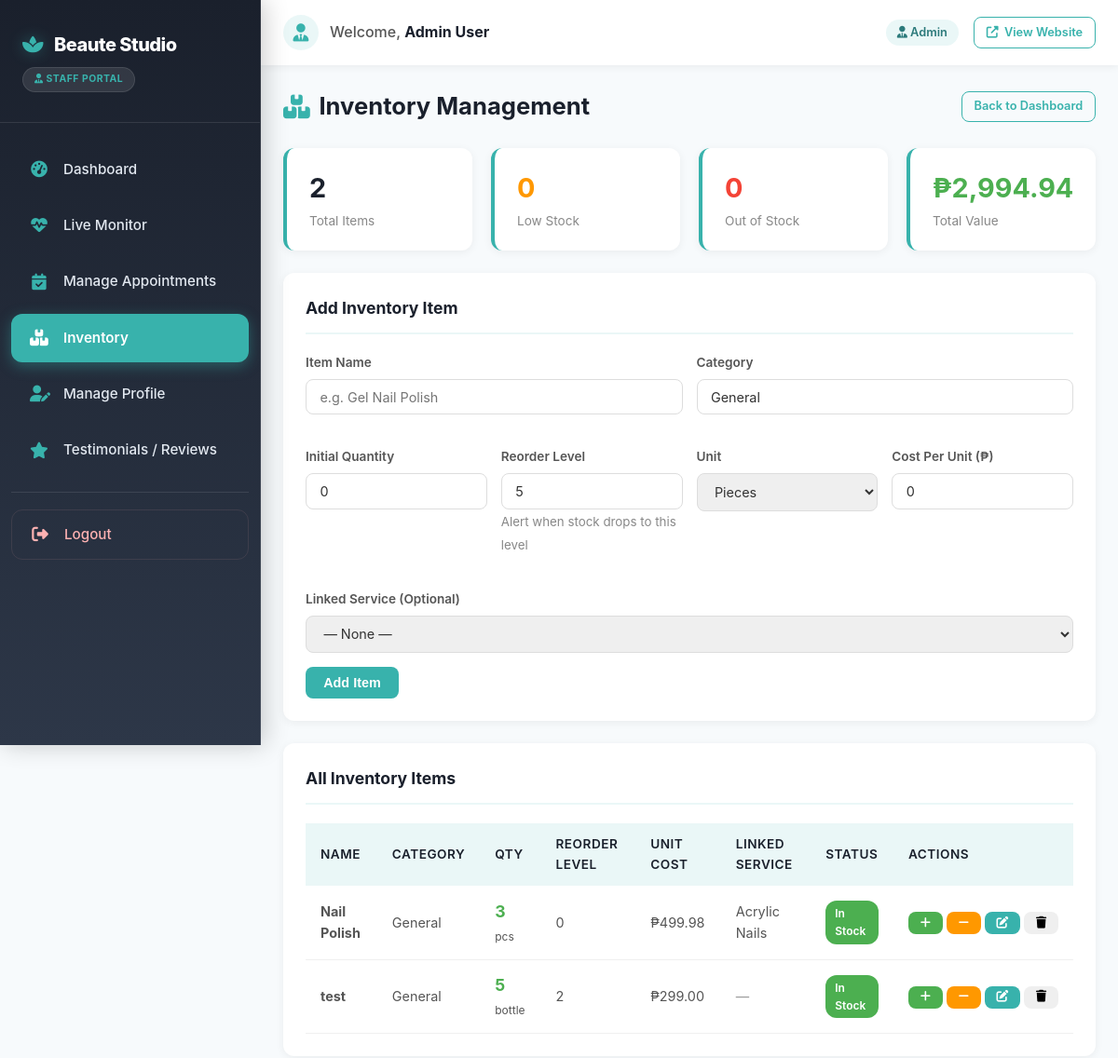
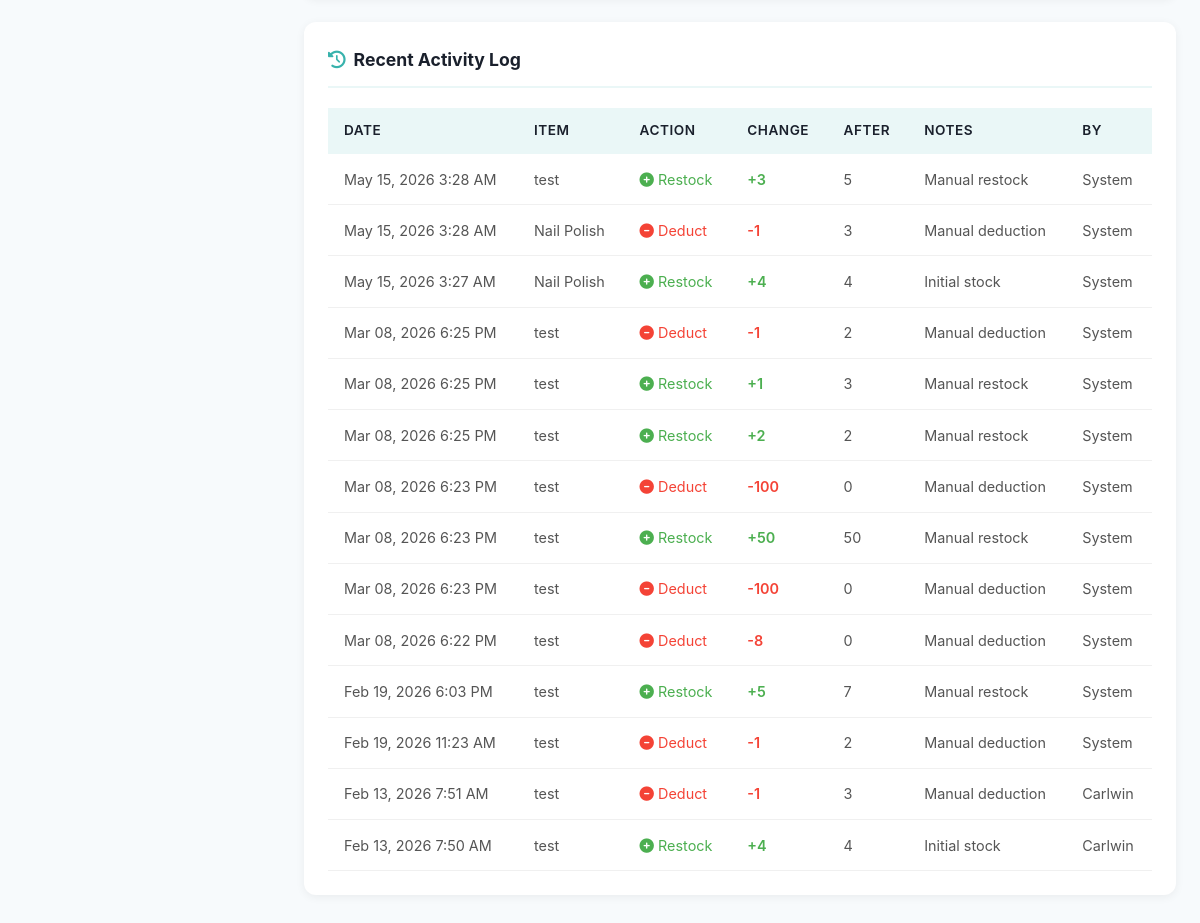
The app's page /staff/inventory.php (signed in) with its own data (2 pictures, top to bottom).
### tables this page shows
CREATE TABLE `inventory` (
  `id` int(11) NOT NULL,
  `name` varchar(255) NOT NULL,
  `category` varchar(100) NOT NULL DEFAULT 'General',
  `quantity` int(11) NOT NULL DEFAULT 0,
  `reorder_level` int(11) NOT NULL DEFAULT 5,
  `unit` varchar(50) NOT NULL DEFAULT 'pcs',
  `cost_per_unit` decimal(10,2) NOT NULL DEFAULT 0.00,
  `linked_service_id` int(11) DEFAULT NULL,
  `status` enum('in_stock','low_stock','out_of_stock') DEFAULT 'in_stock',
  `created_at` timestamp NOT NULL DEFAULT current_timestamp(),
  `updated_at` timestamp NOT NULL DEFAULT current_timestamp() ON UPDATE current_timestamp()
);

CREATE TABLE `services` (
  `id` int(11) NOT NULL,
  `name` varchar(255) NOT NULL,
  `category` enum('nails','eyebrows','lashes','wax','massages','facial','skin_slimming') NOT NULL,
  `description` text DEFAULT NULL,
  `duration` int(11) NOT NULL COMMENT 'Duration in minutes',
  `base_price` decimal(10,2) NOT NULL,
  `image_url` varchar(500) DEFAULT NULL,
  `status` enum('active','inactive') DEFAULT 'active',
  `created_at` timestamp NOT NULL DEFAULT current_timestamp(),
  `updated_at` timestamp NOT NULL DEFAULT current_timestamp() ON UPDATE current_timestamp()
);

CREATE TABLE `inventory_log` (
  `id` int(11) NOT NULL,
  `inventory_id` int(11) NOT NULL,
  `change_type` enum('restock','deduct','adjust') NOT NULL,
  `quantity_change` int(11) NOT NULL,
  `quantity_after` int(11) NOT NULL DEFAULT 0,
  `notes` text DEFAULT NULL,
  `created_by` int(11) DEFAULT NULL,
  `created_at` timestamp NOT NULL DEFAULT current_timestamp()
);

CREATE TABLE `users` (
  `id` int(11) NOT NULL,
  `first_name` varchar(100) NOT NULL,
  `last_name` varchar(100) NOT NULL,
  `email` varchar(255) NOT NULL,
  `phone` varchar(20) NOT NULL,
  `password` varchar(255) NOT NULL,
  `role` enum('client','admin','staff') DEFAULT 'client',
  `status` enum('active','inactive') DEFAULT 'active',
  `reset_token` varchar(255) DEFAULT NULL,
  `reset_expires` datetime DEFAULT NULL,
  `created_at` timestamp NOT NULL DEFAULT current_timestamp(),
  `updated_at` timestamp NOT NULL DEFAULT current_timestamp() ON UPDATE current_timestamp(),
  `last_login` timestamp NULL DEFAULT NULL,
  `last_ip` varchar(45) DEFAULT NULL,
  `profile_picture` varchar(500) DEFAULT NULL,
  `tier` enum('standard','premium','vip') DEFAULT 'standard'
);

### config/functions.php (called while the page is built, shortened)
<?php
function formatPrice($price) {
    return '₱' . number_format($price, 2);
}
function formatDateTime($datetime) {
    return date('M d, Y g:i A', strtotime($datetime));
}

### staff/inventory.php (the view, shortened to what this page needs)
<?php
require_once '../config/functions.php';
$conn = getDBConnection();
$stmt = $conn->query("SELECT i.*, s.name as service_name FROM inventory i LEFT JOIN services s ON i.linked_service_id = s.id ORDER BY i.status = 'out_of_stock' DESC, i.status = 'low_stock' DESC, i.name ASC");
$items = $stmt->fetchAll();
$edit_item = null;
$stmt = $conn->query("SELECT l.*, i.name as item_name, u.first_name as user_name
                       FROM inventory_log l
                       JOIN inventory i ON l.inventory_id = i.id
                       LEFT JOIN users u ON l.created_by = u.id
                       ORDER BY l.created_at DESC
                       LIMIT 20");
$recent_logs = $stmt->fetchAll();
$total_items = count($items);
$low_count = 0;
$out_count = 0;
$total_value = 0;
foreach ($items as $item) {
    $total_value += $item['quantity'] * $item['cost_per_unit'];
}
?>
<?php include '../includes/staff-header.php'; ?>
<div class="staff-page-header">
    <h1><i class="fas fa-boxes"></i> Inventory Management</h1>
    <a href="index.php" class="btn btn-outline btn-sm">Back to Dashboard</a>
</div>
<div class="staff-stats-grid" style="grid-template-columns: repeat(auto-fit, minmax(180px, 1fr));">
    <div class="staff-stat-card">
        <div class="staff-stat-content">
            <h3><?php echo $total_items; ?></h3>
            <p>Total Items</p>
        </div>
    </div>
    <div class="staff-stat-card">
        <div class="staff-stat-content">
            <h3 style="color: #ff9800;"><?php echo $low_count; ?></h3>
            <p>Low Stock</p>
        </div>
    </div>
    <div class="staff-stat-card">
        <div class="staff-stat-content">
            <h3 style="color: #f44336;"><?php echo $out_count; ?></h3>
            <p>Out of Stock</p>
        </div>
    </div>
    <div class="staff-stat-card">
        <div class="staff-stat-content">
            <h3 style="color: #4caf50;"><?php echo formatPrice($total_value); ?></h3>
            <p>Total Value</p>
        </div>
    </div>
</div>
<div class="staff-card">
    <h2><?php echo $edit_item ? 'Edit Item' : 'Add Inventory Item'; ?></h2>
    <form method="POST" class="staff-form">
        <div style="display:grid; grid-template-columns: 1fr 1fr; gap: 15px; margin-bottom: 15px;">
            <div class="form-group">
                <label>Item Name</label>
                <input type="text" name="name" value="<?php echo htmlspecialchars($edit_item['name'] ?? ''); ?>" required placeholder="e.g. Gel Nail Polish" class="form-control">
            </div>
            <div class="form-group">
                <label>Category</label>
                <input type="text" name="category" value="<?php echo htmlspecialchars($edit_item['category'] ?? 'General'); ?>" required placeholder="e.g. Nail Supplies" class="form-control">
            </div>
        </div>
        <div style="display:grid; grid-template-columns: repeat(auto-fit, minmax(120px, 1fr)); gap: 15px; margin-bottom: 15px;">
            <?php if (!$edit_item): ?>
            <div class="form-group">
                <label>Initial Quantity</label>
                <input type="number" name="quantity" value="0" min="0" required class="form-control">
            </div>
            <?php endif; ?>
            <div class="form-group">
                <label>Reorder Level</label>
                <input type="number" name="reorder_level" value="<?php echo $edit_item['reorder_level'] ?? 5; ?>" min="0" required class="form-control">
                <small style="color: #888;">Alert when stock drops to this level</small>
            </div>
            <div class="form-group">
                <label>Unit</label>
                <select name="unit" class="form-control">
                    <?php
                    $units = ['pcs' => 'Pieces', 'ml' => 'Milliliters', 'g' => 'Grams', 'box' => 'Boxes', 'set' => 'Sets', 'roll' => 'Rolls', 'bottle' => 'Bottles'];
                    foreach ($units as $val => $label): ?>
                        <option value="<?php echo $val; ?>" <?php echo ($edit_item['unit'] ?? 'pcs') === $val ? 'selected' : ''; ?>><?php echo $label; ?></option>
                    <?php endforeach; ?>
                </select>
            </div>
            <div class="form-group">
                <label>Cost Per Unit (₱)</label>
                <input type="number" name="cost_per_unit" value="<?php echo $edit_item['cost_per_unit'] ?? 0; ?>" min="0" step="0.01" class="form-control">
            </div>
        </div>
        <div class="form-group" style="margin-bottom: 15px;">
            <label>Linked Service (Optional)</label>
            <select name="linked_service_id" class="form-control">
                <option value="">— None —</option>
            </select>
        </div>
        <div class="form-actions">
            <button type="submit" class="btn btn-primary"><?php echo $edit_item ? 'Update' : 'Add'; ?> Item</button>
        </div>
    </form>
</div>
<div class="staff-card">
    <h2>All Inventory Items</h2>
    <div class="table-responsive">
        <table class="staff-table">
            <thead>
                <tr>
                    <th>Name</th>
                    <th>Category</th>
                    <th>Qty</th>
                    <th>Reorder Level</th>
                    <th>Unit Cost</th>
                    <th>Linked Service</th>
                    <th>Status</th>
                    <th>Actions</th>
                </tr>
            </thead>
            <tbody>
                <?php foreach ($items as $item): ?>
                    <?php
                    $status_styles = [
                        'in_stock' => 'background: #4caf50; color: #fff;',
                        'low_stock' => 'background: #ff9800; color: #fff;',
                        'out_of_stock' => 'background: #f44336; color: #fff;'
                    ];
                    $status_labels = [
                        'in_stock' => 'In Stock',
                        'low_stock' => 'Low Stock',
                        'out_of_stock' => 'Out of Stock'
                    ];
                    ?>
                    <tr>
                        <td><strong><?php echo htmlspecialchars($item['name']); ?></strong></td>
                        <td><?php echo htmlspecialchars($item['category']); ?></td>
                        <td>
                            <span style="font-weight: 700; font-size: 1.1rem; color: <?php echo $item['status'] === 'out_of_stock' ? '#f44336' : ($item['status'] === 'low_stock' ? '#ff9800' : '#4caf50'); ?>;">
                                <?php echo $item['quantity']; ?>
                            </span>
                            <small><?php echo $item['unit']; ?></small>
                        </td>
                        <td><?php echo $item['reorder_level']; ?></td>
                        <td><?php echo formatPrice($item['cost_per_unit']); ?></td>
                        <td><?php echo $item['service_name'] ? htmlspecialchars($item['service_name']) : '<span style="color:#999;">—</span>'; ?></td>
                        <td>
                            <span class="status-badge" style="<?php echo $status_styles[$item['status']] ?? ''; ?> padding: 4px 10px; border-radius: 12px; font-size: 0.75rem;">
                                <?php echo $status_labels[$item['status']] ?? $item['status']; ?>
                            </span>
                        </td>
                        <td style="white-space: nowrap;">
                            <form method="POST" style="display: inline;" onsubmit="var q=prompt('Restock quantity:'); if(!q||isNaN(q)||q<=0){return false;} this.querySelector('[name=quantity]').value=q; return true;">
                                <button type="submit" class="btn btn-sm" style="background:#4caf50; color:#fff;" title="Restock">
                                    <i class="fas fa-plus"></i>
                                </button>
                            </form>
                            <form method="POST" style="display: inline;" onsubmit="var q=prompt('Deduct quantity:'); if(!q||isNaN(q)||q<=0){return false;} this.querySelector('[name=quantity]').value=q; return true;">
                                <button type="submit" class="btn btn-sm" style="background:#ff9800; color:#fff;" title="Deduct">
                                    <i class="fas fa-minus"></i>
                                </button>
                            </form>
                            <a href="inventory.php?edit=<?php echo $item['id']; ?>" class="btn btn-sm btn-primary" title="Edit">
                                <i class="fas fa-edit"></i>
                            </a>
                            <form method="POST" style="display: inline;" onsubmit="return confirm('Delete this item?')">
                                <button type="submit" class="btn btn-sm btn-danger" title="Delete">
                                    <i class="fas fa-trash"></i>
                                </button>
                            </form>
                        </td>
                    </tr>
                <?php endforeach; ?>
            </tbody>
        </table>
    </div>
</div>
<div class="staff-card">
    <h2><i class="fas fa-history"></i> Recent Activity Log</h2>
    <?php if (empty($recent_logs)): ?>
        <p style="color: #888; text-align: center; padding: 20px;">No activity yet.</p>
    <?php else: ?>
        <div class="table-responsive">
            <table class="staff-table">
                <thead>
                    <tr>
                        <th>Date</th>
                        <th>Item</th>
                        <th>Action</th>
                        <th>Change</th>
                        <th>After</th>
                        <th>Notes</th>
                        <th>By</th>
                    </tr>
                </thead>
                <tbody>
                    <?php foreach ($recent_logs as $log): ?>
                        <tr>
                            <td><?php echo formatDateTime($log['created_at']); ?></td>
                            <td><?php echo htmlspecialchars($log['item_name']); ?></td>
                            <td>
                                <?php
                                $type_colors = ['restock' => '#4caf50', 'deduct' => '#f44336', 'adjust' => '#2196f3'];
                                $type_icons = ['restock' => 'fa-plus-circle', 'deduct' => 'fa-minus-circle', 'adjust' => 'fa-sync'];
                                ?>
                                <span style="color: <?php echo $type_colors[$log['change_type']] ?? '#888'; ?>;">
                                    <i class="fas <?php echo $type_icons[$log['change_type']] ?? 'fa-circle'; ?>"></i>
                                    <?php echo ucfirst($log['change_type']); ?>
                                </span>
                            </td>
                            <td style="font-weight: 600; color: <?php echo $log['quantity_change'] >= 0 ? '#4caf50' : '#f44336'; ?>;">
                                <?php echo ($log['quantity_change'] >= 0 ? '+' : '') . $log['quantity_change']; ?>
                            </td>
                            <td><?php echo $log['quantity_after']; ?></td>
                            <td><?php echo htmlspecialchars($log['notes'] ?? '—'); ?></td>
                            <td><?php echo htmlspecialchars($log['user_name'] ?? 'System'); ?></td>
                        </tr>
                    <?php endforeach; ?>
                </tbody>
            </table>
        </div>
    <?php endif; ?>
</div>
<?php include '../includes/staff-footer.php'; ?>

### assets/css/style.css (style rules this page uses)
* { margin: 0; padding: 0; box-sizing: border-box; }
:root { --primary-color: #d4a574; --secondary-color: #8b6f47; --accent-color: #f5e6d3; --dark-color: #2c2c2c; --light-color: #f8f8f8; --text-color: #333; --success-color: #28a745; --danger-color: #dc3545; --warning-color: #ffc107; --info-color: #17a2b8; --white: #ffffff; --shadow: 0 2px 10px rgba(0, 0, 0, 0.1); --shadow-lg: 0 5px 20px rgba(0, 0, 0, 0.15); }
body { font-family: 'Segoe UI', Tahoma, Geneva, Verdana, sans-serif; line-height: 1.6; color: var(--text-color); background-color: var(--white); }
.btn { display: inline-block; padding: 12px 30px; border-radius: 50px; text-decoration: none; font-weight: 600; transition: all 0.3s; border: 2px solid transparent; cursor: pointer; font-size: 1rem; }
.btn-primary { background: var(--white); color: var(--primary-color); }
.btn-outline { background: transparent; color: var(--primary-color); border-color: var(--primary-color); }
.btn-sm { padding: 8px 20px; font-size: 0.9rem; }
.form-group { margin-bottom: 1.5rem; }
.form-group input, .form-group textarea, .form-group select { width: 100%; padding: 12px; border: 2px solid #ddd; border-radius: 8px; font-size: 1rem; font-family: inherit; transition: border-color 0.3s; }

### records on screen
inventory: name "Nail Polish", category "General", quantity "3", unit "pcs", reorder_level "0", cost_per_unit "₱499.98", linked_service.name "Acrylic Nails", status "In Stock"
inventory: name "test", category "General", quantity "5", unit "bottle", reorder_level "2", cost_per_unit "₱299.00", status "In Stock"
inventory_log: created_at "May 15, 2026 3:28 AM", inventory.name "test", change_type "Restock", quantity_change "3", quantity_after "5", notes "Manual restock", user_name "System"
inventory_log: created_at "May 15, 2026 3:28 AM", inventory.name "Nail Polish", change_type "Deduct", quantity_change "-1", quantity_after "3", notes "Manual deduction", user_name "System"
inventory_log: created_at "May 15, 2026 3:27 AM", inventory.name "Nail Polish", change_type "Restock", quantity_change "4", quantity_after "4", notes "Initial stock", user_name "System"
inventory_log: created_at "Mar 08, 2026 6:25 PM", inventory.name "test", change_type "Deduct", quantity_change "-1", quantity_after "2", notes "Manual deduction", user_name "System"
inventory_log: created_at "Mar 08, 2026 6:25 PM", inventory.name "test", change_type "Restock", quantity_change "1", quantity_after "3", notes "Manual restock", user_name "System"
inventory_log: created_at "Mar 08, 2026 6:25 PM", inventory.name "test", change_type "Restock", quantity_change "2", quantity_after "2", notes "Manual restock", user_name "System"
inventory_log: created_at "Mar 08, 2026 6:23 PM", inventory.name "test", change_type "Deduct", quantity_change "-100", quantity_after "0", notes "Manual deduction", user_name "System"
inventory_log: created_at "Mar 08, 2026 6:23 PM", inventory.name "test", change_type "Restock", quantity_change "50", quantity_after "50", notes "Manual restock", user_name "System"
inventory_log: created_at "Mar 08, 2026 6:23 PM", inventory.name "test", change_type "Deduct", quantity_change "-100", quantity_after "0", notes "Manual deduction", user_name "System"
inventory_log: created_at "Mar 08, 2026 6:22 PM", inventory.name "test", change_type "Deduct", quantity_change "-8", quantity_after "0", notes "Manual deduction", user_name "System"
inventory_log: created_at "Feb 19, 2026 6:03 PM", inventory.name "test", change_type "Restock", quantity_change "5", quantity_after "7", notes "Manual restock", user_name "System"
inventory_log: created_at "Feb 19, 2026 11:23 AM", inventory.name "test", change_type "Deduct", quantity_change "-1", quantity_after "2", notes "Manual deduction", user_name "System"
inventory_log: created_at "Feb 13, 2026 7:51 AM", inventory.name "test", change_type "Deduct", quantity_change "-1", quantity_after "3", notes "Manual deduction", created_by.first_name "Carlwin"
inventory_log: created_at "Feb 13, 2026 7:50 AM", inventory.name "test", change_type "Restock", quantity_change "4", quantity_after "4", notes "Initial stock", created_by.first_name "Carlwin"

### other values on screen
$staff_name "Admin User"
$staff_role "Admin"
$total_items "2"
$low_count "0"
$out_count "0"
formatPrice($total_value) "₱2,994.94"
form field unit "Pieces"
